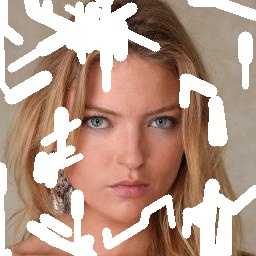
#> input picture images/1.jpg, 256 x 256 px
$ python differ.py --dir_img1 images --dir_img2 images
#> lines starting #> are read from the running program, lines starting #| are printed output that depends on the picture
import os
import cv2
import argparse

def load_images_from_folder(folder):
    """Load and sort images from a folder."""
    return sorted([os.path.join(folder, f) for f in os.listdir(folder) if f.lower().endswith(('.png', '.jpg', '.jpeg', '.bmp', '.tiff'))])

def compare_and_save_differences(dir_img1, dir_img2, result_dir):
    """Compare images from two directories and save the differences."""
#> called with dir_img1 = 'images', dir_img2 = 'images', result_dir = 'result'
    # Load and sort images
    img_list1 = load_images_from_folder(dir_img1)
    img_list2 = load_images_from_folder(dir_img2)

    # Ensure result directory exists
    os.makedirs(result_dir, exist_ok=True)

    # Compare images pairwise
    for img1_path, img2_path in zip(img_list1, img_list2):
        img1_name = os.path.basename(img1_path)
        img2_name = os.path.basename(img2_path)

        # Read images in grayscale
        img1 = cv2.imread(img1_path, cv2.IMREAD_GRAYSCALE)
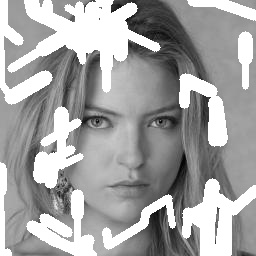
#> img1: shape (256, 256); min 0, max 255, mean 163.4
        img2 = cv2.imread(img2_path, cv2.IMREAD_GRAYSCALE)

        if img1 is None or img2 is None:
            print(f"Skipping {img1_name} or {img2_name} due to loading error.")
            continue

        # Resize images to match sizes if necessary
        if img1.shape != img2.shape:
            img2 = cv2.resize(img2, (img1.shape[1], img1.shape[0]))

        # Compute absolute difference
        diff = cv2.absdiff(img1, img2)
#> diff: shape (256, 256); every value is 0

        # Apply threshold to highlight differences
        _, thresh = cv2.threshold(diff, 15, 255, cv2.THRESH_BINARY)

        # Save the result
        diff_name = f"diff_{img1_name}"
        diff_path = os.path.join(result_dir, diff_name)
        cv2.imwrite(diff_path, thresh)

        print(f"Saved difference image: {diff_path}")
#> pass 2 of the loop in compare_and_save_differences, `for img1_path, img2_path in zip(img_list1, img_list2):`:
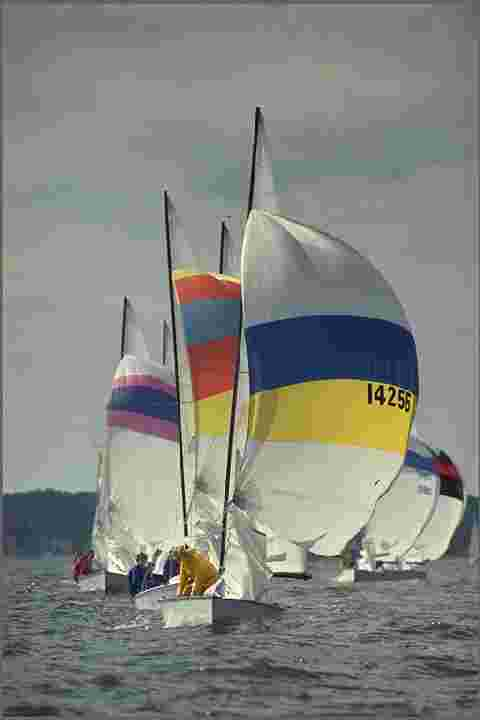
#> input picture images/10.jpg, 480 x 720 px
#> in compare_and_save_differences, `img1 = cv2.imread(img1_path, cv2.IMREAD_GRAYSCALE)`:
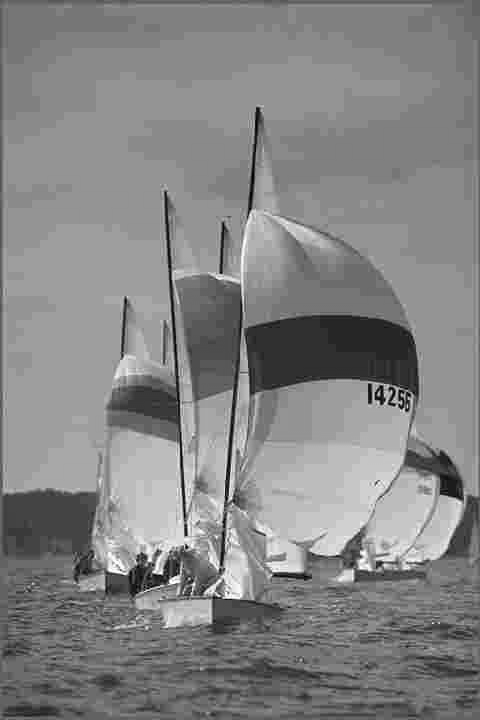
#> img1: shape (720, 480); min 0, max 255, mean 132
#> diff: shape (720, 480); every value is 0

if __name__ == "__main__":
    # Argument parser for directories
    parser = argparse.ArgumentParser(description="Compare images in two directories and save differences.")
    parser.add_argument("--dir_img1", type=str, required=True, help="Path to the first image directory")
    parser.add_argument("--dir_img2", type=str, required=True, help="Path to the second image directory")
    parser.add_argument("--result_dir", type=str, default="result", help="Path to save the result images")
    args = parser.parse_args()

    # Run the comparison
    compare_and_save_differences(args.dir_img1, args.dir_img2, args.result_dir)
